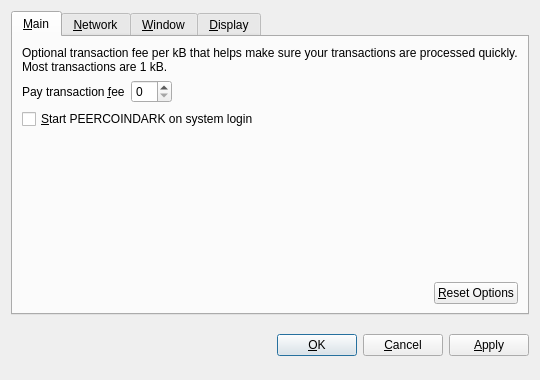
<?xml version="1.0" encoding="UTF-8"?>
<ui version="4.0">
 <class>OptionsDialog</class>
 <widget class="QDialog" name="OptionsDialog">
  <property name="geometry">
   <rect>
    <x>0</x>
    <y>0</y>
    <width>540</width>
    <height>380</height>
   </rect>
  </property>
  <property name="windowTitle">
   <string>Options</string>
  </property>
  <property name="modal">
   <bool>true</bool>
  </property>
  <layout class="QVBoxLayout" name="verticalLayout">
   <item>
    <widget class="QTabWidget" name="tabWidget">
     <property name="tabPosition">
      <enum>QTabWidget::North</enum>
     </property>
     <property name="currentIndex">
      <number>0</number>
     </property>
     <widget class="QWidget" name="tabMain">
      <attribute name="title">
       <string>&amp;Main</string>
      </attribute>
      <layout class="QVBoxLayout" name="verticalLayout_Main">
       <item>
        <widget class="QLabel" name="transactionFeeInfoLabel">
         <property name="text">
          <string>Optional transaction fee per kB that helps make sure your transactions are processed quickly. Most transactions are 1 kB.</string>
         </property>
         <property name="textFormat">
          <enum>Qt::PlainText</enum>
         </property>
         <property name="wordWrap">
          <bool>true</bool>
         </property>
        </widget>
       </item>
       <item>
        <layout class="QHBoxLayout" name="horizontalLayout_1_Main">
         <item>
          <widget class="QLabel" name="transactionFeeLabel">
           <property name="text">
            <string>Pay transaction &amp;fee</string>
           </property>
           <property name="textFormat">
            <enum>Qt::PlainText</enum>
           </property>
           <property name="buddy">
            <cstring>transactionFee</cstring>
           </property>
          </widget>
         </item>
         <item>
          <widget class="BitcoinAmountField" name="transactionFee"/>
         </item>
         <item>
          <spacer name="horizontalSpacer_1_Main">
           <property name="orientation">
            <enum>Qt::Horizontal</enum>
           </property>
           <property name="sizeHint" stdset="0">
            <size>
             <width>40</width>
             <height>20</height>
            </size>
           </property>
          </spacer>
         </item>
        </layout>
       </item>
       <item>
        <widget class="QCheckBox" name="bitcoinAtStartup">
         <property name="toolTip">
          <string>Automatically start PEERCOINDARK after logging in to the system.</string>
         </property>
         <property name="text">
          <string>&amp;Start PEERCOINDARK on system login</string>
         </property>
        </widget>
       </item>
       <item>
        <spacer name="verticalSpacer_Main">
         <property name="orientation">
          <enum>Qt::Vertical</enum>
         </property>
         <property name="sizeHint" stdset="0">
          <size>
           <width>20</width>
           <height>40</height>
          </size>
         </property>
        </spacer>
       </item>
       <item>
        <layout class="QHBoxLayout" name="horizontalLayout_2_Main">
         <item>
          <spacer name="horizontalSpacer_2_Main">
           <property name="orientation">
            <enum>Qt::Horizontal</enum>
           </property>
           <property name="sizeHint" stdset="0">
            <size>
             <width>40</width>
             <height>20</height>
            </size>
           </property>
          </spacer>
         </item>
         <item>
          <widget class="QPushButton" name="resetButton">
           <property name="toolTip">
            <string>Reset all client options to default.</string>
           </property>
           <property name="text">
            <string>&amp;Reset Options</string>
           </property>
           <property name="autoDefault">
            <bool>false</bool>
           </property>
          </widget>
         </item>
        </layout>
       </item>
      </layout>
     </widget>
     <widget class="QWidget" name="tabNetwork">
      <attribute name="title">
       <string>&amp;Network</string>
      </attribute>
      <layout class="QVBoxLayout" name="verticalLayout_Network">
       <item>
        <widget class="QCheckBox" name="mapPortUpnp">
         <property name="toolTip">
          <string>Automatically open the PEERCOINDARK client port on the router. This only works when your router supports UPnP and it is enabled.</string>
         </property>
         <property name="text">
          <string>Map port using &amp;UPnP</string>
         </property>
        </widget>
       </item>
       <item>
        <widget class="QCheckBox" name="connectSocks">
         <property name="toolTip">
          <string>Connect to the PEERCOINDARK network through a SOCKS proxy (e.g. when connecting through Tor).</string>
         </property>
         <property name="text">
          <string>&amp;Connect through SOCKS proxy:</string>
         </property>
        </widget>
       </item>
       <item>
        <layout class="QHBoxLayout" name="horizontalLayout_Network">
         <item>
          <widget class="QLabel" name="proxyIpLabel">
           <property name="text">
            <string>Proxy &amp;IP:</string>
           </property>
           <property name="textFormat">
            <enum>Qt::PlainText</enum>
           </property>
           <property name="buddy">
            <cstring>proxyIp</cstring>
           </property>
          </widget>
         </item>
         <item>
          <widget class="QValidatedLineEdit" name="proxyIp">
           <property name="maximumSize">
            <size>
             <width>140</width>
             <height>16777215</height>
            </size>
           </property>
           <property name="toolTip">
            <string>IP address of the proxy (e.g. 127.0.0.1)</string>
           </property>
          </widget>
         </item>
         <item>
          <widget class="QLabel" name="proxyPortLabel">
           <property name="text">
            <string>&amp;Port:</string>
           </property>
           <property name="textFormat">
            <enum>Qt::PlainText</enum>
           </property>
           <property name="buddy">
            <cstring>proxyPort</cstring>
           </property>
          </widget>
         </item>
         <item>
          <widget class="QLineEdit" name="proxyPort">
           <property name="maximumSize">
            <size>
             <width>55</width>
             <height>16777215</height>
            </size>
           </property>
           <property name="toolTip">
            <string>Port of the proxy (e.g. 9050)</string>
           </property>
          </widget>
         </item>
         <item>
          <widget class="QLabel" name="socksVersionLabel">
           <property name="text">
            <string>SOCKS &amp;Version:</string>
           </property>
           <property name="textFormat">
            <enum>Qt::PlainText</enum>
           </property>
           <property name="buddy">
            <cstring>socksVersion</cstring>
           </property>
          </widget>
         </item>
         <item>
          <widget class="QValueComboBox" name="socksVersion">
           <property name="toolTip">
            <string>SOCKS version of the proxy (e.g. 5)</string>
           </property>
          </widget>
         </item>
         <item>
          <spacer name="horizontalSpacer_Network">
           <property name="orientation">
            <enum>Qt::Horizontal</enum>
           </property>
           <property name="sizeHint" stdset="0">
            <size>
             <width>40</width>
             <height>20</height>
            </size>
           </property>
          </spacer>
         </item>
        </layout>
       </item>
       <item>
        <spacer name="verticalSpacer_Network">
         <property name="orientation">
          <enum>Qt::Vertical</enum>
         </property>
         <property name="sizeHint" stdset="0">
          <size>
           <width>20</width>
           <height>40</height>
          </size>
         </property>
        </spacer>
       </item>
      </layout>
     </widget>
     <widget class="QWidget" name="tabWindow">
      <attribute name="title">
       <string>&amp;Window</string>
      </attribute>
      <layout class="QVBoxLayout" name="verticalLayout_Window">
       <item>
        <widget class="QCheckBox" name="minimizeToTray">
         <property name="toolTip">
          <string>Show only a tray icon after minimizing the window.</string>
         </property>
         <property name="text">
          <string>&amp;Minimize to the tray instead of the taskbar</string>
         </property>
        </widget>
       </item>
       <item>
        <widget class="QCheckBox" name="minimizeOnClose">
         <property name="toolTip">
          <string>Minimize instead of exit the application when the window is closed. When this option is enabled, the application will be closed only after selecting Quit in the menu.</string>
         </property>
         <property name="text">
          <string>M&amp;inimize on close</string>
         </property>
        </widget>
       </item>
       <item>
        <spacer name="verticalSpacer_Window">
         <property name="orientation">
          <enum>Qt::Vertical</enum>
         </property>
         <property name="sizeHint" stdset="0">
          <size>
           <width>20</width>
           <height>40</height>
          </size>
         </property>
        </spacer>
       </item>
      </layout>
     </widget>
     <widget class="QWidget" name="tabDisplay">
      <attribute name="title">
       <string>&amp;Display</string>
      </attribute>
      <layout class="QVBoxLayout" name="verticalLayout_Display">
       <item>
        <layout class="QHBoxLayout" name="horizontalLayout_1_Display">
         <item>
          <widget class="QLabel" name="langLabel">
           <property name="text">
            <string>User Interface &amp;language:</string>
           </property>
           <property name="textFormat">
            <enum>Qt::PlainText</enum>
           </property>
           <property name="buddy">
            <cstring>lang</cstring>
           </property>
          </widget>
         </item>
         <item>
          <widget class="QValueComboBox" name="lang">
           <property name="toolTip">
            <string>The user interface language can be set here. This setting will take effect after restarting PEERCOINDARK.</string>
           </property>
          </widget>
         </item>
        </layout>
       </item>
       <item>
        <layout class="QHBoxLayout" name="horizontalLayout_2_Display">
         <item>
          <widget class="QLabel" name="unitLabel">
           <property name="text">
            <string>&amp;Unit to show amounts in:</string>
           </property>
           <property name="textFormat">
            <enum>Qt::PlainText</enum>
           </property>
           <property name="buddy">
            <cstring>unit</cstring>
           </property>
          </widget>
         </item>
         <item>
          <widget class="QValueComboBox" name="unit">
           <property name="toolTip">
            <string>Choose the default subdivision unit to show in the interface and when sending coins.</string>
           </property>
          </widget>
         </item>
        </layout>
       </item>
       <item>
        <widget class="QCheckBox" name="displayAddresses">
         <property name="toolTip">
          <string>Whether to show PEERCOINDARK addresses in the transaction list or not.</string>
         </property>
         <property name="text">
          <string>&amp;Display addresses in transaction list</string>
         </property>
        </widget>
       </item>
       <item>
        <spacer name="verticalSpacer_Display">
         <property name="orientation">
          <enum>Qt::Vertical</enum>
         </property>
         <property name="sizeHint" stdset="0">
          <size>
           <width>20</width>
           <height>40</height>
          </size>
         </property>
        </spacer>
       </item>
      </layout>
     </widget>
    </widget>
   </item>
   <item>
    <layout class="QHBoxLayout" name="horizontalLayout_Buttons">
     <item>
      <spacer name="horizontalSpacer_1">
       <property name="orientation">
        <enum>Qt::Horizontal</enum>
       </property>
       <property name="sizeHint" stdset="0">
        <size>
         <width>40</width>
         <height>48</height>
        </size>
       </property>
      </spacer>
     </item>
     <item>
      <widget class="QLabel" name="statusLabel">
       <property name="font">
        <font>
         <weight>75</weight>
         <bold>true</bold>
        </font>
       </property>
       <property name="text">
        <string/>
       </property>
       <property name="textFormat">
        <enum>Qt::PlainText</enum>
       </property>
       <property name="wordWrap">
        <bool>true</bool>
       </property>
      </widget>
     </item>
     <item>
      <spacer name="horizontalSpacer_2">
       <property name="orientation">
        <enum>Qt::Horizontal</enum>
       </property>
       <property name="sizeHint" stdset="0">
        <size>
         <width>40</width>
         <height>48</height>
        </size>
       </property>
      </spacer>
     </item>
     <item>
      <widget class="QPushButton" name="okButton">
       <property name="text">
        <string>&amp;OK</string>
       </property>
      </widget>
     </item>
     <item>
      <widget class="QPushButton" name="cancelButton">
       <property name="text">
        <string>&amp;Cancel</string>
       </property>
       <property name="autoDefault">
        <bool>false</bool>
       </property>
      </widget>
     </item>
     <item>
      <widget class="QPushButton" name="applyButton">
       <property name="text">
        <string>&amp;Apply</string>
       </property>
       <property name="autoDefault">
        <bool>false</bool>
       </property>
      </widget>
     </item>
    </layout>
   </item>
  </layout>
 </widget>
 <customwidgets>
  <customwidget>
   <class>BitcoinAmountField</class>
   <extends>QSpinBox</extends>
   <header>bitcoinamountfield.h</header>
  </customwidget>
  <customwidget>
   <class>QValueComboBox</class>
   <extends>QComboBox</extends>
   <header>qvaluecombobox.h</header>
  </customwidget>
  <customwidget>
   <class>QValidatedLineEdit</class>
   <extends>QLineEdit</extends>
   <header>qvalidatedlineedit.h</header>
  </customwidget>
 </customwidgets>
 <resources/>
 <connections/>
</ui>
